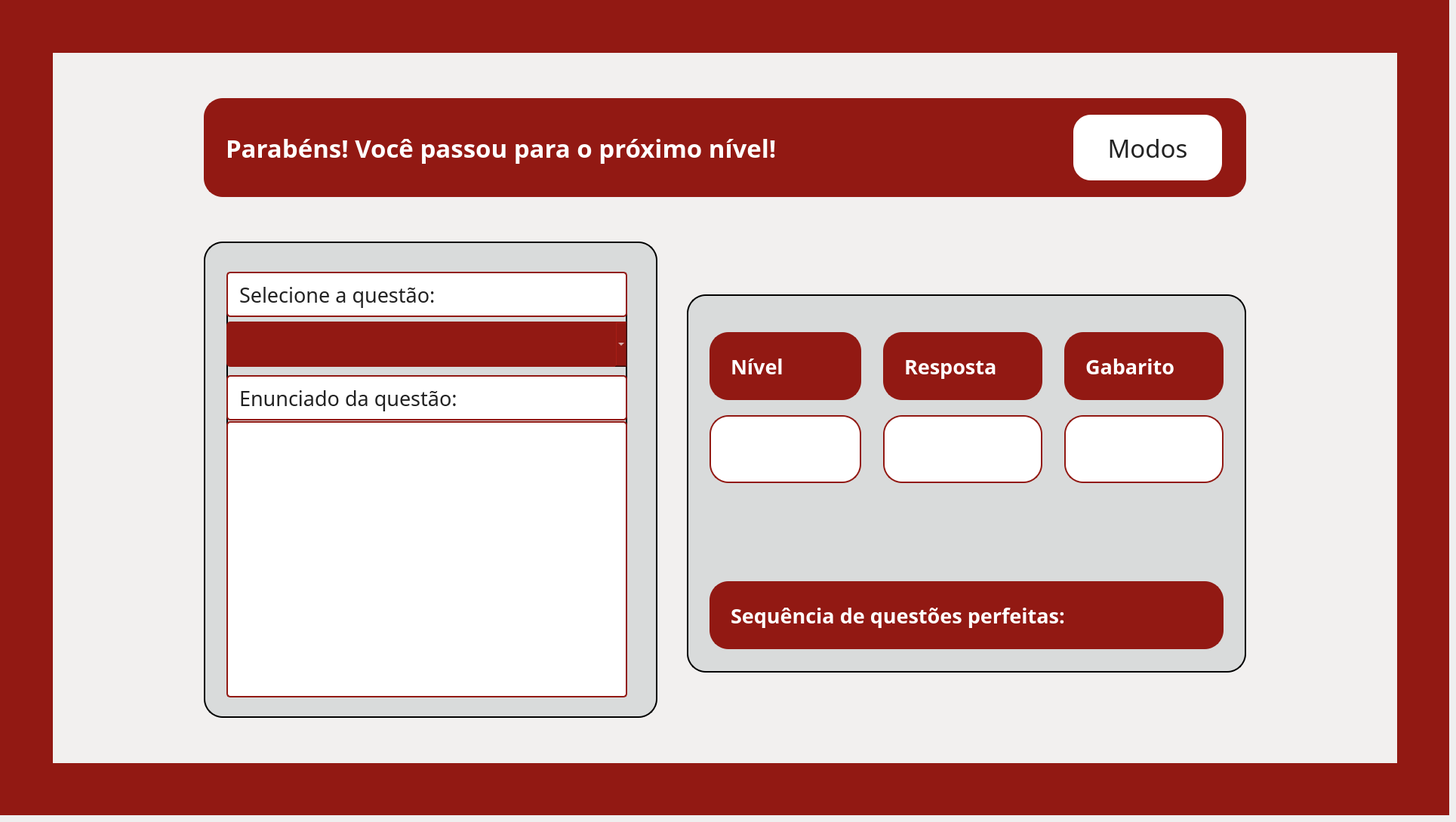
    <widget class="QWidget" name="page_2">
     <widget class="QWidget" name="fundo_gabarito_3" native="true">
      <property name="geometry">
       <rect>
        <x>0</x>
        <y>0</y>
        <width>1920</width>
        <height>1080</height>
       </rect>
      </property>
      <property name="styleSheet">
       <string notr="true">background-color: #921913;</string>
      </property>
      <widget class="QWidget" name="container_gabarito_3" native="true">
       <property name="geometry">
        <rect>
         <x>70</x>
         <y>70</y>
         <width>1781</width>
         <height>941</height>
        </rect>
       </property>
       <property name="styleSheet">
        <string notr="true">background-color: #F2F0EF;
</string>
       </property>
       <widget class="QLabel" name="lbl_titulo_gabarito_3">
        <property name="geometry">
         <rect>
          <x>200</x>
          <y>60</y>
          <width>1381</width>
          <height>131</height>
         </rect>
        </property>
        <property name="font">
         <font>
          <family>Arbutus Slab</family>
          <pointsize>25</pointsize>
          <weight>75</weight>
          <bold>true</bold>
         </font>
        </property>
        <property name="cursor">
         <cursorShape>ArrowCursor</cursorShape>
        </property>
        <property name="styleSheet">
         <string notr="true">background-color: #921913;
border: 2px solid #921913;
border-radius: 25px;
color: white;
padding: 0 18px</string>
        </property>
        <property name="text">
         <string>Parabéns! Você passou para o próximo nível!</string>
        </property>
        <property name="textFormat">
         <enum>Qt::PlainText</enum>
        </property>
        <property name="wordWrap">
         <bool>true</bool>
        </property>
       </widget>
       <widget class="QLabel" name="img_cel_A_gabarito_3">
        <property name="geometry">
         <rect>
          <x>0</x>
          <y>0</y>
          <width>451</width>
          <height>491</height>
         </rect>
        </property>
        <property name="font">
         <font>
          <weight>50</weight>
          <bold>false</bold>
         </font>
        </property>
        <property name="styleSheet">
         <string notr="true">border: transparent;
background-color: transparent;</string>
        </property>
        <property name="text">
         <string/>
        </property>
        <property name="pixmap">
         <pixmap>../../assets/images/fundoetec.png</pixmap>
        </property>
        <property name="scaledContents">
         <bool>true</bool>
        </property>
       </widget>
       <widget class="QLabel" name="img_cel_C_gabarito_3">
        <property name="geometry">
         <rect>
          <x>0</x>
          <y>470</y>
          <width>461</width>
          <height>461</height>
         </rect>
        </property>
        <property name="styleSheet">
         <string notr="true">border: transparent;
background-color: transparent;</string>
        </property>
        <property name="text">
         <string/>
        </property>
        <property name="pixmap">
         <pixmap>../../assets/images/fundoetec.png</pixmap>
        </property>
        <property name="scaledContents">
         <bool>true</bool>
        </property>
       </widget>
       <widget class="QLabel" name="img_cel_B_gabarito_3">
        <property name="geometry">
         <rect>
          <x>430</x>
          <y>0</y>
          <width>451</width>
          <height>521</height>
         </rect>
        </property>
        <property name="styleSheet">
         <string notr="true">border: transparent;
background-color: transparent;</string>
        </property>
        <property name="text">
         <string/>
        </property>
        <property name="pixmap">
         <pixmap>../../assets/images/fundoetec.png</pixmap>
        </property>
        <property name="scaledContents">
         <bool>true</bool>
        </property>
       </widget>
       <widget class="QLabel" name="img_cel_enunciado_gabarito_3">
        <property name="geometry">
         <rect>
          <x>870</x>
          <y>0</y>
          <width>471</width>
          <height>481</height>
         </rect>
        </property>
        <property name="styleSheet">
         <string notr="true">border: transparent;
background-color: transparent;</string>
        </property>
        <property name="text">
         <string/>
        </property>
        <property name="pixmap">
         <pixmap>../../assets/images/fundoetec.png</pixmap>
        </property>
        <property name="scaledContents">
         <bool>true</bool>
        </property>
       </widget>
       <widget class="QLabel" name="img_cel_eliminar_gabarito_3">
        <property name="geometry">
         <rect>
          <x>450</x>
          <y>470</y>
          <width>461</width>
          <height>461</height>
         </rect>
        </property>
        <property name="styleSheet">
         <string notr="true">border: transparent;
background-color: transparent;</string>
        </property>
        <property name="text">
         <string/>
        </property>
        <property name="pixmap">
         <pixmap>../../assets/images/fundoetec.png</pixmap>
        </property>
        <property name="scaledContents">
         <bool>true</bool>
        </property>
       </widget>
       <widget class="QLabel" name="img_cel_D_gabarito_3">
        <property name="geometry">
         <rect>
          <x>890</x>
          <y>460</y>
          <width>441</width>
          <height>471</height>
         </rect>
        </property>
        <property name="styleSheet">
         <string notr="true">border: transparent;
background-color: transparent;</string>
        </property>
        <property name="text">
         <string/>
        </property>
        <property name="pixmap">
         <pixmap>../../assets/images/fundoetec.png</pixmap>
        </property>
        <property name="scaledContents">
         <bool>true</bool>
        </property>
       </widget>
       <widget class="QLabel" name="img_cel_extra_gabarito_3">
        <property name="geometry">
         <rect>
          <x>1310</x>
          <y>450</y>
          <width>481</width>
          <height>481</height>
         </rect>
        </property>
        <property name="styleSheet">
         <string notr="true">border: transparent;
background-color: transparent;</string>
        </property>
        <property name="text">
         <string/>
        </property>
        <property name="pixmap">
         <pixmap>../../assets/images/fundoetec.png</pixmap>
        </property>
        <property name="scaledContents">
         <bool>true</bool>
        </property>
       </widget>
       <widget class="QFrame" name="frame_card_gabarito_3">
        <property name="geometry">
         <rect>
          <x>840</x>
          <y>320</y>
          <width>741</width>
          <height>501</height>
         </rect>
        </property>
        <property name="styleSheet">
         <string notr="true">border-radius: 25px;
border: 2px solid black;
background-color: #d9dbdb;</string>
        </property>
        <property name="frameShape">
         <enum>QFrame::NoFrame</enum>
        </property>
        <widget class="QLabel" name="lbl_gabarito_alt1_5">
         <property name="geometry">
          <rect>
           <x>30</x>
           <y>50</y>
           <width>201</width>
           <height>90</height>
          </rect>
         </property>
         <property name="font">
          <font>
           <family>Arbutus Slab</family>
           <pointsize>20</pointsize>
           <weight>75</weight>
           <bold>true</bold>
          </font>
         </property>
         <property name="cursor">
          <cursorShape>ArrowCursor</cursorShape>
         </property>
         <property name="styleSheet">
          <string notr="true">background-color: #921913;
border: 2px solid #921913;
border-radius: 25px;
color: white;
padding: 0 18px</string>
         </property>
         <property name="text">
          <string>Nível</string>
         </property>
         <property name="textFormat">
          <enum>Qt::PlainText</enum>
         </property>
         <property name="wordWrap">
          <bool>true</bool>
         </property>
        </widget>
        <widget class="QLabel" name="lbl_gabarito_alt2_3">
         <property name="geometry">
          <rect>
           <x>260</x>
           <y>50</y>
           <width>211</width>
           <height>90</height>
          </rect>
         </property>
         <property name="font">
          <font>
           <family>Arbutus Slab</family>
           <pointsize>20</pointsize>
           <weight>75</weight>
           <bold>true</bold>
          </font>
         </property>
         <property name="cursor">
          <cursorShape>ArrowCursor</cursorShape>
         </property>
         <property name="styleSheet">
          <string notr="true">background-color: #921913;
border: 2px solid #921913;
border-radius: 25px;
color: white;
padding: 0 18px</string>
         </property>
         <property name="text">
          <string>Resposta</string>
         </property>
         <property name="textFormat">
          <enum>Qt::PlainText</enum>
         </property>
         <property name="wordWrap">
          <bool>true</bool>
         </property>
        </widget>
        <widget class="QLabel" name="lbl_gabarito_alt3_3">
         <property name="geometry">
          <rect>
           <x>500</x>
           <y>50</y>
           <width>211</width>
           <height>90</height>
          </rect>
         </property>
         <property name="font">
          <font>
           <family>Arbutus Slab</family>
           <pointsize>20</pointsize>
           <weight>75</weight>
           <bold>true</bold>
          </font>
         </property>
         <property name="cursor">
          <cursorShape>ArrowCursor</cursorShape>
         </property>
         <property name="styleSheet">
          <string notr="true">background-color: #921913;
border: 2px solid #921913;
border-radius: 25px;
color: white;
padding: 0 18px</string>
         </property>
         <property name="text">
          <string>Gabarito</string>
         </property>
         <property name="textFormat">
          <enum>Qt::PlainText</enum>
         </property>
         <property name="wordWrap">
          <bool>true</bool>
         </property>
        </widget>
        <widget class="QLabel" name="lbl_nivel2_5">
         <property name="geometry">
          <rect>
           <x>30</x>
           <y>160</y>
           <width>201</width>
           <height>90</height>
          </rect>
         </property>
         <property name="font">
          <font>
           <family>Arbutus Slab</family>
           <pointsize>20</pointsize>
          </font>
         </property>
         <property name="cursor">
          <cursorShape>ArrowCursor</cursorShape>
         </property>
         <property name="styleSheet">
          <string notr="true">background-color: white;
color: #222222;
border: 2px solid #921913;
border-radius: 25px;
padding: 0 18px</string>
         </property>
         <property name="text">
          <string/>
         </property>
         <property name="textFormat">
          <enum>Qt::PlainText</enum>
         </property>
         <property name="wordWrap">
          <bool>true</bool>
         </property>
        </widget>
        <widget class="QLabel" name="lbl_suaresposta_3">
         <property name="geometry">
          <rect>
           <x>260</x>
           <y>160</y>
           <width>211</width>
           <height>90</height>
          </rect>
         </property>
         <property name="font">
          <font>
           <family>Arbutus Slab</family>
           <pointsize>20</pointsize>
          </font>
         </property>
         <property name="cursor">
          <cursorShape>ArrowCursor</cursorShape>
         </property>
         <property name="styleSheet">
          <string notr="true">background-color: white;
color: #222222;
border: 2px solid #921913;
border-radius: 25px;
padding: 0 18px</string>
         </property>
         <property name="text">
          <string/>
         </property>
         <property name="textFormat">
          <enum>Qt::PlainText</enum>
         </property>
         <property name="wordWrap">
          <bool>true</bool>
         </property>
        </widget>
        <widget class="QLabel" name="lbl_gabarito_3">
         <property name="geometry">
          <rect>
           <x>500</x>
           <y>160</y>
           <width>211</width>
           <height>90</height>
          </rect>
         </property>
         <property name="font">
          <font>
           <family>Arbutus Slab</family>
           <pointsize>20</pointsize>
          </font>
         </property>
         <property name="cursor">
          <cursorShape>ArrowCursor</cursorShape>
         </property>
         <property name="styleSheet">
          <string notr="true">background-color: white;
color: #222222;
border: 2px solid #921913;
border-radius: 25px;
padding: 0 18px</string>
         </property>
         <property name="text">
          <string/>
         </property>
         <property name="textFormat">
          <enum>Qt::PlainText</enum>
         </property>
         <property name="wordWrap">
          <bool>true</bool>
         </property>
        </widget>
        <widget class="QLabel" name="lbl_gabarito_alt4_2">
         <property name="geometry">
          <rect>
           <x>30</x>
           <y>380</y>
           <width>681</width>
           <height>90</height>
          </rect>
         </property>
         <property name="font">
          <font>
           <family>Arbutus Slab</family>
           <pointsize>20</pointsize>
           <weight>75</weight>
           <bold>true</bold>
          </font>
         </property>
         <property name="cursor">
          <cursorShape>ArrowCursor</cursorShape>
         </property>
         <property name="styleSheet">
          <string notr="true">background-color: #921913;
border: 2px solid #921913;
border-radius: 25px;
color: white;
padding: 0 18px</string>
         </property>
         <property name="text">
          <string>Sequência de questões perfeitas: </string>
         </property>
         <property name="textFormat">
          <enum>Qt::PlainText</enum>
         </property>
         <property name="wordWrap">
          <bool>true</bool>
         </property>
        </widget>
       </widget>
       <widget class="QPushButton" name="btn_voltarmodos3_2">
        <property name="geometry">
         <rect>
          <x>1350</x>
          <y>80</y>
          <width>201</width>
          <height>91</height>
         </rect>
        </property>
        <property name="font">
         <font>
          <family>Arbutus Slab</family>
          <pointsize>25</pointsize>
         </font>
        </property>
        <property name="styleSheet">
         <string notr="true">background-color: white;
border: 2px solid #921913;
border-radius: 25px;
color: #222222;
padding: 0 18px</string>
        </property>
        <property name="text">
         <string>Modos</string>
        </property>
       </widget>
       <widget class="QFrame" name="frame_card2_gabarito_2">
        <property name="geometry">
         <rect>
          <x>200</x>
          <y>250</y>
          <width>601</width>
          <height>631</height>
         </rect>
        </property>
        <property name="font">
         <font>
          <pointsize>2</pointsize>
         </font>
        </property>
        <property name="styleSheet">
         <string notr="true">border-radius: 25px;
border: 2px solid black;
background-color: #d9dbdb;</string>
        </property>
        <property name="frameShape">
         <enum>QFrame::NoFrame</enum>
        </property>
        <widget class="QWidget" name="verticalLayoutWidget_6">
         <property name="geometry">
          <rect>
           <x>30</x>
           <y>40</y>
           <width>531</width>
           <height>564</height>
          </rect>
         </property>
         <layout class="QVBoxLayout" name="layout_card2_gabarito_2">
          <item>
           <widget class="QLabel" name="lbl_gabarito_resultado_2">
            <property name="minimumSize">
             <size>
              <width>0</width>
              <height>60</height>
             </size>
            </property>
            <property name="maximumSize">
             <size>
              <width>16777215</width>
              <height>60</height>
             </size>
            </property>
            <property name="font">
             <font>
              <family>Arbutus Slab</family>
              <pointsize>20</pointsize>
             </font>
            </property>
            <property name="styleSheet">
             <string notr="true">background-color: white;
color: #222222;
border: 2px solid #921913;
border-radius: 5px;
padding: 0 8px</string>
            </property>
            <property name="text">
             <string>Selecione a questão:</string>
            </property>
           </widget>
          </item>
          <item>
           <widget class="QComboBox" name="comboBox_escolherpergunta_2">
            <property name="minimumSize">
             <size>
              <width>200</width>
              <height>60</height>
             </size>
            </property>
            <property name="font">
             <font>
              <family>Arbutus Slab</family>
              <pointsize>20</pointsize>
             </font>
            </property>
            <property name="styleSheet">
             <string notr="true">QComboBox{
    background-color: #921913;
    border: none;
    border-radius: 5px;
    color: white;
}

QComboBox:hover{
    background-color: #62100d;
}</string>
            </property>
            <property name="currentIndex">
             <number>-1</number>
            </property>
           </widget>
          </item>
          <item>
           <widget class="QLabel" name="lbl_gabarito_pontos_2">
            <property name="minimumSize">
             <size>
              <width>0</width>
              <height>60</height>
             </size>
            </property>
            <property name="maximumSize">
             <size>
              <width>16777215</width>
              <height>50</height>
             </size>
            </property>
            <property name="font">
             <font>
              <family>Arbutus Slab</family>
              <pointsize>20</pointsize>
             </font>
            </property>
            <property name="styleSheet">
             <string notr="true">background-color: white;
color: #222222;
border: 2px solid #921913;
border-radius: 5px;
padding: 0 8px</string>
            </property>
            <property name="text">
             <string>Enunciado da questão:</string>
            </property>
           </widget>
          </item>
          <item>
           <widget class="QListWidget" name="lista_enunciadopergunta_2">
            <property name="styleSheet">
             <string notr="true">background-color: white;
color: #222222;
border: 2px solid #921913;
border-radius: 5px;
padding: 0 8px</string>
            </property>
           </widget>
          </item>
         </layout>
        </widget>
       </widget>
       <widget class="QLabel" name="lbl_logo_rodape_gabarito_3">
        <property name="geometry">
         <rect>
          <x>1330</x>
          <y>0</y>
          <width>461</width>
          <height>471</height>
         </rect>
        </property>
        <property name="styleSheet">
         <string notr="true">border: transparent;
background-color: transparent;</string>
        </property>
        <property name="text">
         <string/>
        </property>
        <property name="pixmap">
         <pixmap>../../assets/images/fundoetec.png</pixmap>
        </property>
        <property name="scaledContents">
         <bool>true</bool>
        </property>
       </widget>
       <widget class="QLabel" name="lbl_logo_cps_gabarito_pg_2">
        <property name="geometry">
         <rect>
          <x>1550</x>
          <y>940</y>
          <width>111</width>
          <height>71</height>
         </rect>
        </property>
        <property name="text">
         <string/>
        </property>
        <property name="pixmap">
         <pixmap>../../assets/images/logocps.png</pixmap>
        </property>
        <property name="scaledContents">
         <bool>true</bool>
        </property>
       </widget>
       <widget class="QLabel" name="lbl_logo_etec_gabarito_pg_2">
        <property name="geometry">
         <rect>
          <x>1690</x>
          <y>950</y>
          <width>151</width>
          <height>91</height>
         </rect>
        </property>
        <property name="text">
         <string/>
        </property>
        <property name="pixmap">
         <pixmap>../../assets/images/logoetec.png</pixmap>
        </property>
        <property name="scaledContents">
         <bool>true</bool>
        </property>
       </widget>
       <widget class="QLabel" name="lbl_">
        <property name="geometry">
         <rect>
          <x>1500</x>
          <y>120</y>
          <width>51</width>
          <height>41</height>
         </rect>
        </property>
        <property name="styleSheet">
         <string notr="true">background-color: transparent;</string>
        </property>
        <property name="text">
         <string/>
        </property>
        <property name="pixmap">
         <pixmap>../../assets/images/iconecursor.png</pixmap>
        </property>
        <property name="scaledContents">
         <bool>true</bool>
        </property>
       </widget>
       <zorder>img_cel_C_gabarito_3</zorder>
       <zorder>img_cel_extra_gabarito_3</zorder>
       <zorder>lbl_logo_rodape_gabarito_3</zorder>
       <zorder>img_cel_A_gabarito_3</zorder>
       <zorder>img_cel_B_gabarito_3</zorder>
       <zorder>img_cel_enunciado_gabarito_3</zorder>
       <zorder>lbl_titulo_gabarito_3</zorder>
       <zorder>img_cel_eliminar_gabarito_3</zorder>
       <zorder>img_cel_D_gabarito_3</zorder>
       <zorder>frame_card_gabarito_3</zorder>
       <zorder>btn_voltarmodos3_2</zorder>
       <zorder>frame_card2_gabarito_2</zorder>
       <zorder>lbl_logo_cps_gabarito_pg_2</zorder>
       <zorder>lbl_logo_etec_gabarito_pg_2</zorder>
       <zorder>lbl_</zorder>
      </widget>
     </widget>
    </widget>
